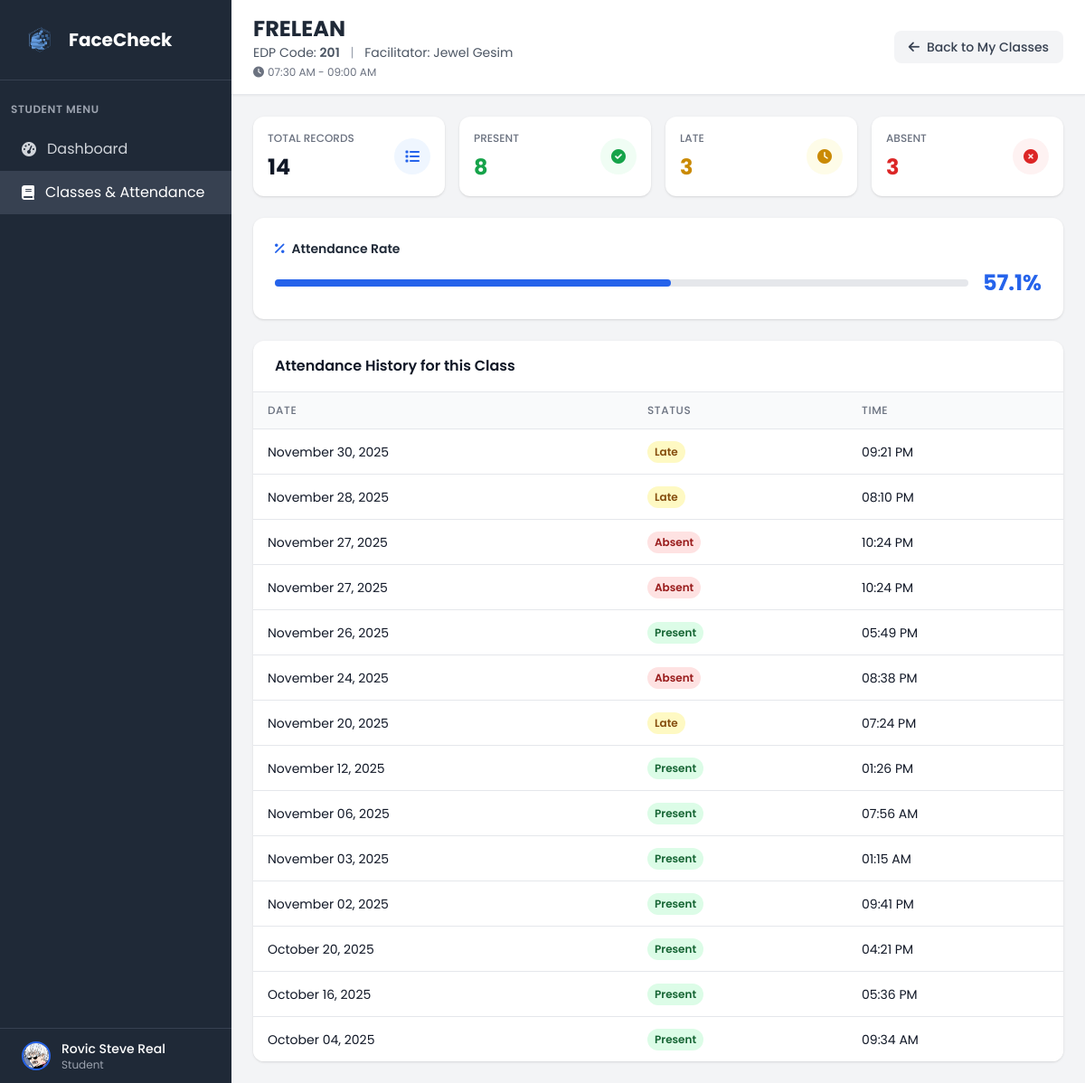
Before: /my_classes/2/attendance (signed in) with the older database file.
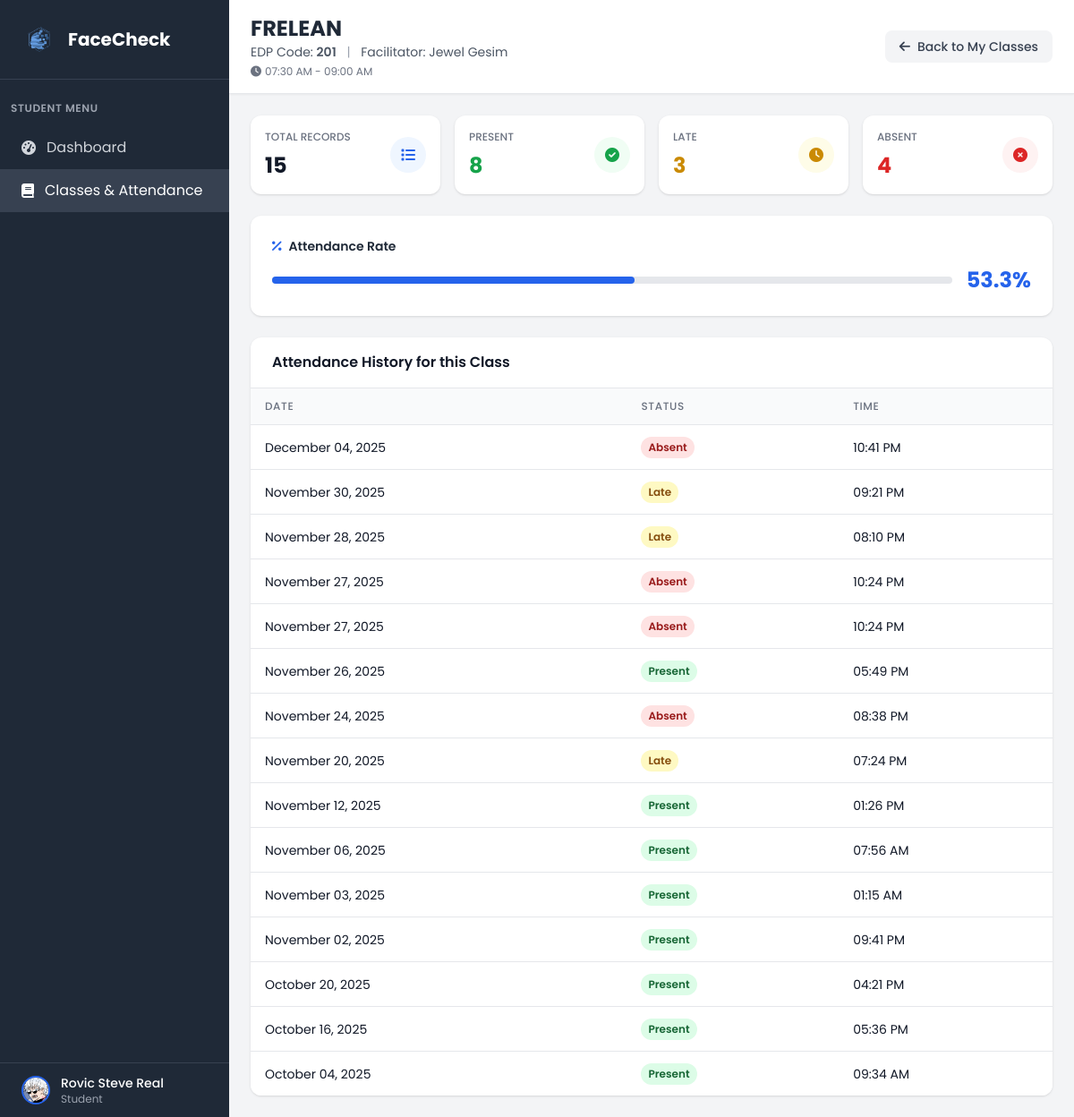
After: the same page with the newer database file.
### tables this page shows
CREATE TABLE "attendance" (
                attendance_id INTEGER PRIMARY KEY AUTOINCREMENT,
                attendance_date DATETIME NOT NULL,
                attendance_status VARCHAR(10) NOT NULL CHECK (attendance_status IN ('present', 'absent', 'late', 'excuse')),
                studentclass_id INTEGER NOT NULL,
                FOREIGN KEY (studentclass_id) REFERENCES student_class(studentclass_id)
            );

### app.py (the view)
@app.route('/my_classes/<int:class_id>/attendance')
def view_class_attendance(class_id):
    if 'user_id' not in session or session['role'] != 'student':
        return redirect(url_for('login'))
    conn = get_db_connection()
    student = conn.execute('''
        SELECT u.*, s.student_id, s.year_level, s.profile_picture, c.course_name, d.dept_name
        FROM user u
        JOIN student s ON u.user_id = s.user_id
        LEFT JOIN course c ON s.course_id = c.course_id
        LEFT JOIN department d ON u.dept_id = d.dept_id
        WHERE u.user_id = ?
    ''', (session['user_id'],)).fetchone()
    enrollment = conn.execute('''
        SELECT sc.studentclass_id
        FROM student_class sc
        WHERE sc.student_id = ? AND sc.class_id = ?
    ''', (student['student_id'], class_id)).fetchone()
    if not enrollment:
        conn.close()
        flash('You are not enrolled in this class', 'error')
        return redirect(url_for('my_classes'))
    class_info = conn.execute('''
        SELECT cl.class_id, cl.class_name, cl.edpcode, cl.room, cl.start_time, cl.end_time,
               u_f.firstname as faculty_firstname, u_f.lastname as faculty_lastname,
               GROUP_CONCAT(DISTINCT d.day_name) as days
        FROM class cl
        JOIN faculty f ON cl.faculty_id = f.faculty_id
        JOIN user u_f ON f.user_id = u_f.user_id
        LEFT JOIN class_days cd ON cl.class_id = cd.class_id
        LEFT JOIN days d ON cd.day_id = d.day_id
        WHERE cl.class_id = ?
        GROUP BY cl.class_id, cl.class_name, cl.edpcode, cl.room, cl.start_time, cl.end_time,
                 u_f.firstname, u_f.lastname
    ''', (class_id,)).fetchone()
    if not class_info:
        conn.close()
        flash('Class not found', 'error')
        return redirect(url_for('my_classes'))
    attendance_records = conn.execute('''
        SELECT strftime('%Y-%m-%d %H:%M:%S', a.attendance_date) as attendance_date,
               a.attendance_status
        FROM attendance a
        JOIN student_class sc ON a.studentclass_id = sc.studentclass_id
        WHERE sc.student_id = ? AND sc.class_id = ?
        ORDER BY a.attendance_date DESC
    ''', (student['student_id'], class_id)).fetchall()
    formatted_records = []
    for record in attendance_records:
        date_str = ''
        time_str = ''
        if record['attendance_date']:
            try:
                from datetime import datetime
                dt = datetime.strptime(record['attendance_date'], '%Y-%m-%d %H:%M:%S')
                date_str = dt.strftime('%B %d, %Y')
                time_str = dt.strftime('%I:%M %p')
            except:
                date_str = str(record['attendance_date']).split(' ')[0]
                time_str = str(record['attendance_date']).split(' ')[1] if ' ' in str(record['attendance_date']) else ''
        formatted_records.append({
            'date': date_str,
            'time': time_str,
            'status': record['attendance_status']
        })
    total_records = len(formatted_records)
    present_count = sum(1 for r in formatted_records if r['status'] == 'present')
    late_count = sum(1 for r in formatted_records if r['status'] == 'late')
    absent_count = sum(1 for r in formatted_records if r['status'] == 'absent')
    attendance_rate = round((present_count / total_records * 100), 1) if total_records > 0 else 0
    time_str = ''
    if class_info['start_time'] and class_info['end_time']:
        try:
            from datetime import datetime
            start_time = str(class_info['start_time'])
            end_time = str(class_info['end_time'])
            time_formats = ['%H:%M:%S', '%H:%M']
            start_dt = None
            end_dt = None
            for fmt in time_formats:
                try:
                    start_dt = datetime.strptime(start_time, fmt)
                    end_dt = datetime.strptime(end_time, fmt)
                    break
                except:
                    continue
            if start_dt and end_dt:
                time_str = f"{start_dt.strftime('%I:%M %p')} - {end_dt.strftime('%I:%M %p')}"
        except:
            time_str = f"{class_info['start_time']} - {class_info['end_time']}"
    conn.close()
    return render_template('student_class_attendance.html',
                         student=student,
                         class_info=class_info,
                         attendance_records=formatted_records,
                         total_records=total_records,
                         present_count=present_count,
                         late_count=late_count,
                         absent_count=absent_count,
                         attendance_rate=attendance_rate,
                         time_str=time_str)

### app.py (called while the page is built)
def get_db_connection():
    try:
        conn = sqlite3.connect('facecheck.db', timeout=30.0)
        conn.row_factory = sqlite3.Row
        conn.execute('PRAGMA foreign_keys = ON')
        try:
            cur = conn.cursor()
            cur.execute("PRAGMA table_info(faculty)")
            columns = [row[1] for row in cur.fetchall()]
            if 'attendance_image' not in columns:
                cur.execute("ALTER TABLE faculty ADD COLUMN attendance_image VARCHAR(255)")
                conn.commit()
        except Exception:
            pass
        return conn
    except sqlite3.Error as e:
        print(f"Database connection error: {e}")
        raise

### templates/student_class_attendance.html (shortened to what the changed rows need)
<!DOCTYPE html>
<html lang="en">
<head>
    <script src="https://cdn.tailwindcss.com"></script>
    <link href="https://cdnjs.cloudflare.com/ajax/libs/font-awesome/6.0.0/css/all.min.css" rel="stylesheet">
    <link rel="stylesheet" href="{{ url_for('static', filename='css/global.css') }}">
</head>
<body class="bg-gray-100">
    <div class="flex h-screen">
        <div class="w-64 bg-gray-800 text-white flex flex-col">
            <div class="p-6 border-b border-gray-700">
                <div class="flex items-center">
                    <h1 class="text-xl font-bold">FaceCheck</h1>
                </div>
            </div>
        </div>
        <div class="flex-1 flex flex-col overflow-hidden">
            <header class="bg-white shadow-sm border-b border-gray-200">
                <div class="px-6 py-4 flex items-center justify-between">
                    <div>
                        <h2 class="text-2xl font-bold text-gray-800">{{ class_info.class_name }}</h2>
                    </div>
                </div>
            </header>
            <main class="flex-1 overflow-y-auto p-6 space-y-6">
                <div class="grid grid-cols-1 sm:grid-cols-2 lg:grid-cols-4 gap-4">
                    <div class="bg-white rounded-xl shadow p-4 flex items-center justify-between">
                        <div>
                            <p class="text-xs font-medium text-gray-500 uppercase">Total Records</p>
                            <p class="mt-2 text-2xl font-bold text-gray-900">{{ total_records }}</p>
                        </div>
                    </div>
                    <div class="bg-white rounded-xl shadow p-4 flex items-center justify-between">
                        <div>
                            <p class="text-xs font-medium text-gray-500 uppercase">Absent</p>
                            <p class="mt-2 text-2xl font-bold text-red-600">{{ absent_count }}</p>
                        </div>
                    </div>
                </div>
                <div class="bg-white rounded-xl shadow p-6">
                    <div class="flex items-center justify-between">
                        <div class="flex-1 mr-4">
                            <div class="w-full bg-gray-200 rounded-full h-2">
                                <div class="bg-blue-600 h-2 rounded-full transition-all duration-300" style="width: {{ attendance_rate }}%"></div>
                            </div>
                        </div>
                        <div class="text-right">
                            <p class="text-2xl font-bold text-blue-600">{{ attendance_rate }}%</p>
                        </div>
                    </div>
                </div>
                <div class="bg-white rounded-xl shadow overflow-hidden">
                    <div class="p-0">
                        <div class="overflow-x-auto">
                            <table class="min-w-full divide-y divide-gray-200">
                                <thead class="bg-gray-50">
                                    <tr>
                                        <th class="px-4 py-3 text-left text-xs font-medium text-gray-500 uppercase tracking-wider">Date</th>
                                        <th class="px-4 py-3 text-left text-xs font-medium text-gray-500 uppercase tracking-wider">Status</th>
                                        <th class="px-4 py-3 text-left text-xs font-medium text-gray-500 uppercase tracking-wider">Time</th>
                                    </tr>
                                </thead>
                                <tbody class="bg-white divide-y divide-gray-200">
                                    {% if attendance_records %}
                                        {% for record in attendance_records %}
                                        <tr>
                                            <td class="px-4 py-3 whitespace-nowrap text-sm text-gray-900">{{ record.date }}</td>
                                            <td class="px-4 py-3 whitespace-nowrap">
                                                {% if record.status.lower() == 'present' %}
                                                <span class="inline-flex px-2 py-1 text-xs font-semibold rounded-full bg-green-100 text-green-800">
                                                    Present
                                                </span>
                                                {% elif record.status.lower() == 'late' %}
                                                <span class="inline-flex px-2 py-1 text-xs font-semibold rounded-full bg-yellow-100 text-yellow-800">
                                                    Late
                                                </span>
                                                {% elif record.status.lower() == 'absent' %}
                                                <span class="inline-flex px-2 py-1 text-xs font-semibold rounded-full bg-red-100 text-red-800">
                                                    Absent
                                                </span>
                                                {% else %}
                                                <span class="inline-flex px-2 py-1 text-xs font-semibold rounded-full bg-gray-100 text-gray-700">
                                                    {{ record.status.title() }}
                                                </span>
                                                {% endif %}
                                            </td>
                                            <td class="px-4 py-3 whitespace-nowrap text-sm text-gray-900">{{ record.time }}</td>
                                        </tr>
                                        {% endfor %}
                                    {% else %}
                                        <tr>
                                            <td colspan="3" class="px-4 py-6 text-center text-sm text-gray-500">
                                                <i class="fas fa-inbox mr-2 text-gray-400"></i>No attendance records found for this class.
                                            </td>
                                        </tr>
                                    {% endif %}
                                </tbody>
                            </table>
                        </div>
                    </div>
                </div>
            </main>
        </div>
    </div>
</body>
</html>

Changed rows visible on the page:
added attendance: date "December 04, 2025", attendance_status "Absent", time "10:41 PM"
Other visible differences:
{{ total_records }}: "14" → "15"
{{ absent_count }}: "3" → "4"
{{ attendance_rate }}: 57.1 → 53.3 (drawn)
{{ attendance_rate }}: "57.1" → "53.3"
